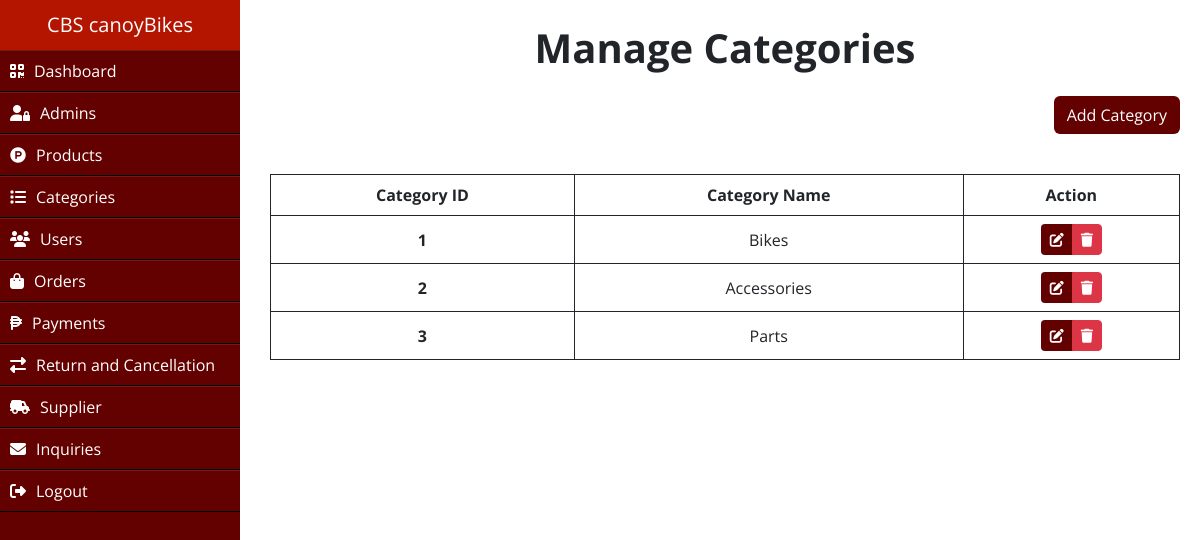
The app's page /Admin/admin-category.php (signed in) with its own data.
### tables this page shows
CREATE TABLE `category` (
  `cat_id` int(10) NOT NULL,
  `cat_name` varchar(100) NOT NULL,
  `date` timestamp NOT NULL DEFAULT current_timestamp()
);

### functions.php (called while the page is built, shortened)
<?php
function check_login_admin($con)
{
	if(isset($_SESSION['adminId']))
	{
		$id = $_SESSION['adminId'];
		$query = "select * from admin_user where adminId = '$id' limit 1";
		$result = mysqli_query($con,$query);
		if($result && mysqli_num_rows($result) > 0)
		{
			$admin_data = mysqli_fetch_assoc($result);
			return $admin_data;
		}
	}
	die;
}

### Admin/admin-category.php (the view, shortened to what this page needs)
<?php
include("../connection.php");
include("../functions.php");
$admin_data = check_login_admin($con);
?>
<?php include "admin-header.php"; ?>
<div class="admin-category">
    <div class="category-container">
        <h1 class="text-center mt-4 fw-bold">Manage Categories</h1>
        <div class="float-md-end mb-4">
            <button type="button" class="btn my-3" style="background-color: #630000;color:#fff;" data-bs-toggle="modal" data-bs-target="#addCategory">Add Category</button>
        </div>
        <table class="table table-bordered border-dark align-middle table-responsive">
            <thead class="text-center">
                <tr>
                    <th scope="col">Category ID</th>
                    <th scope="col">Category Name</th>
                    <th scope="col">Action</th>
                </tr>
            </thead>
            <tbody>
                <?php
                $sql = "Select * from `category`";
                $result = mysqli_query($con, $sql);
                $number = 1;
                if ($result) {
                    while ($row = mysqli_fetch_assoc($result)) {
                        $cat_id = $row['cat_id'];
                        $cat_name = $row['cat_name'];
                        echo '<tr>
                    <th scope="row" class="text-center">' . $number . '</th>
                    <td class="text-center">' . $cat_name . '</td>
                    <td class="text-center">
                        <div class="btn-group">
                            <button type="submit" class="update-btn btn btn-sm" style="background-color: #630000;color:#fff;" data-bs-toggle="modal" data-bs-target="#updateCategory"
                                data-update_cat_id="' . $cat_id . '" data-update_cat_name="' . $cat_name . '">
                                    <i class="fa-solid fa-pen-to-square"></i>
                            </button>
                            <button type="button" class="delete-btn btn btn-danger btn-sm" data-bs-toggle="modal" data-bs-target="#deleteCategory"
                                data-delete-cat_id=' . $cat_id . '>
                                <i class="fa-solid fa-trash"></i>
                            </button>
                        </div>
                    </td>
                    </tr>';
                        $number++;
                    }
                }
                ?>
            </tbody>
        </table>
    </div>
</div>
<?php include "admin-footer.php"; ?>

### Admin/admin-header.php (shortened to what this page needs)
<!DOCTYPE html>
<html lang="en">
<head>
    <link rel="stylesheet" href="../css/admin-style.css">
    <link rel="stylesheet" href="https://cdnjs.cloudflare.com/ajax/libs/font-awesome/6.1.1/css/all.min.css"/>
    <link rel="stylesheet" href="https://cdn.jsdelivr.net/npm/bootstrap@5.2.1/dist/css/bootstrap.min.css">
</head>
<body>
    <nav class="sidebar-nav">
        <div class="sidebar-list">
            <header>CBS <?php echo $admin_data['admin_name'];?></header>
            <ul class="list-group">
                <li><a href="admin-index.php"><i class="fas fa-qrcode"></i>Dashboard</a></li>
                <li><a href="admin-registration.php"><i class="fa-solid fa-user-lock"></i>Admins</a></li>
                <li><a href="admin-products.php"><i class="fa-brands fa-product-hunt"></i>Products</a></li>
                <li><a href="admin-category.php"><i class="fa-solid fa-list"></i>Categories</a></li>
                <li><a href="admin-users.php"><i class="fa-solid fa-users"></i>Users</a></li>
                <li><a href="admin-orders.php"><i class="fa-solid fa-bag-shopping"></i>Orders</a></li>
                <li><a href="admin-payment.php"><i class="fa-solid fa-peso-sign"></i>Payments</a></li>
                <li><a href="admin-return-cancel.php"><i class="fa-solid fa-right-left"></i>Return and Cancellation</a></li>
                <li><a href="admin-supplier.php"><i class="fa-solid fa-truck-field"></i>Supplier</a></li>
                <li><a href="admin-contacts.php"><i class="fas fa-envelope"></i>Inquiries</a></li>
                <li><a href="admin-logout.php"><i class="fa-solid fa-right-from-bracket"></i>Logout</a></li>
            </ul>
        </div>
    </nav>

### css/admin-style.css (style rules this page uses)
* { margin: 0; padding: 0; list-style: none; box-sizing: border-box; font-family: 'Open Sans', sans-serif }
.sidebar-nav { height: 100%; width: 240px; position: fixed; z-index: 1; top: 0; left: 0; background-color: #630000; overflow-x: hidden; }
.sidebar-nav header { font-size: 20px; color: #fff; text-align: center; line-height: 50px; background: #b61601f7; user-select: none; }
.sidebar-nav .sidebar-list ul a { display: block; height: 100%; width: 100%; line-height: 40px; font-size: 16px; color: #fff; padding-left: 10px; box-sizing: border-box; border-top: 1px solid rgba(255,255,255,.1); border-bottom: 1px solid black; transition: .5s; text-decoration: none; }
.sidebar-nav .sidebar-list ul a i { margin-right: 10px; }
.admin-category { margin-left: 270px; margin-right: 20px; }

### records on screen
category: cat_name "Bikes"
category: cat_name "Accessories"
category: cat_name "Parts"

### other values on screen
$admin_data['admin_name'] "canoyBikes"
